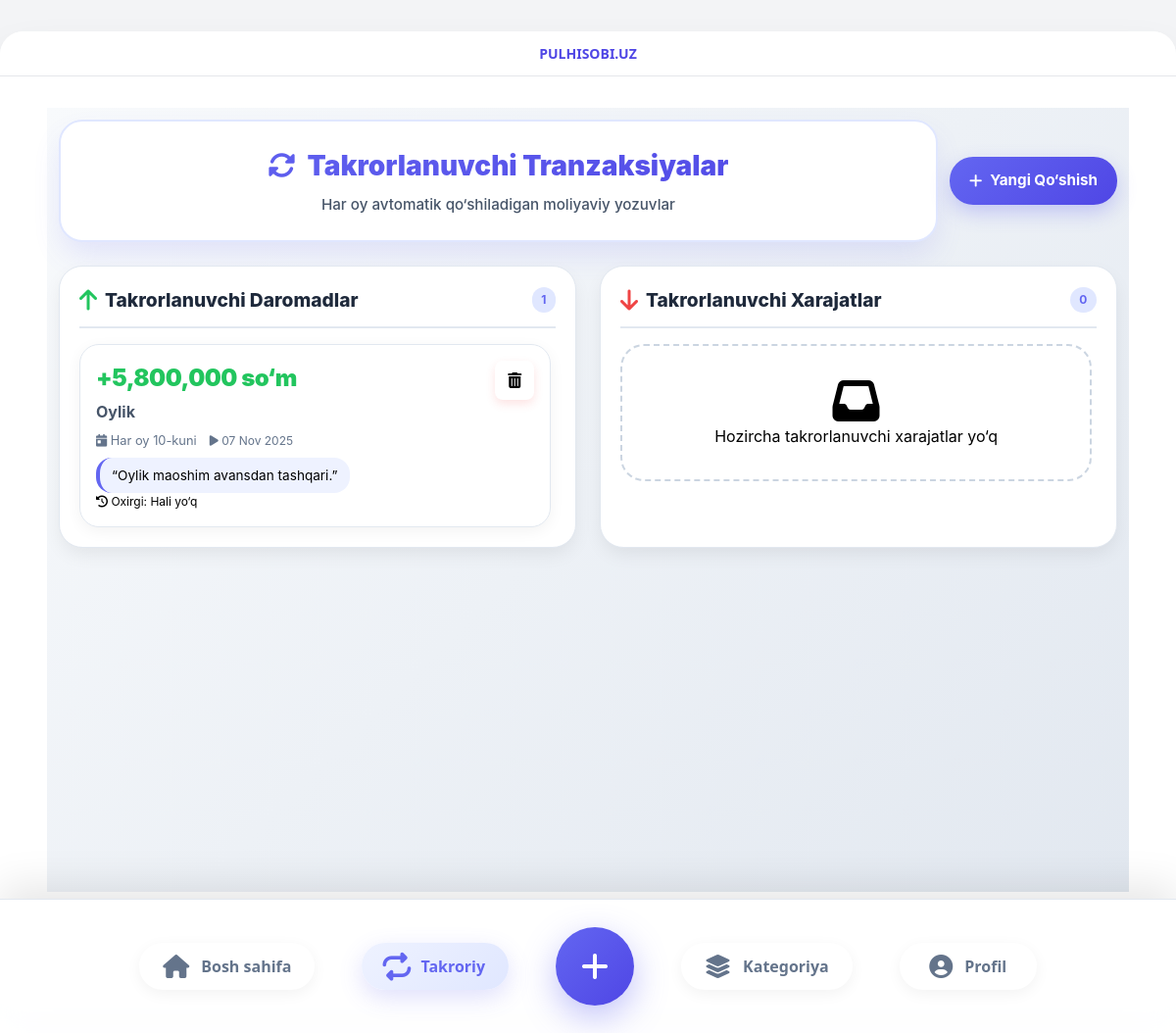
/recurring/ (signed in), run on an earlier commit of the app's database.
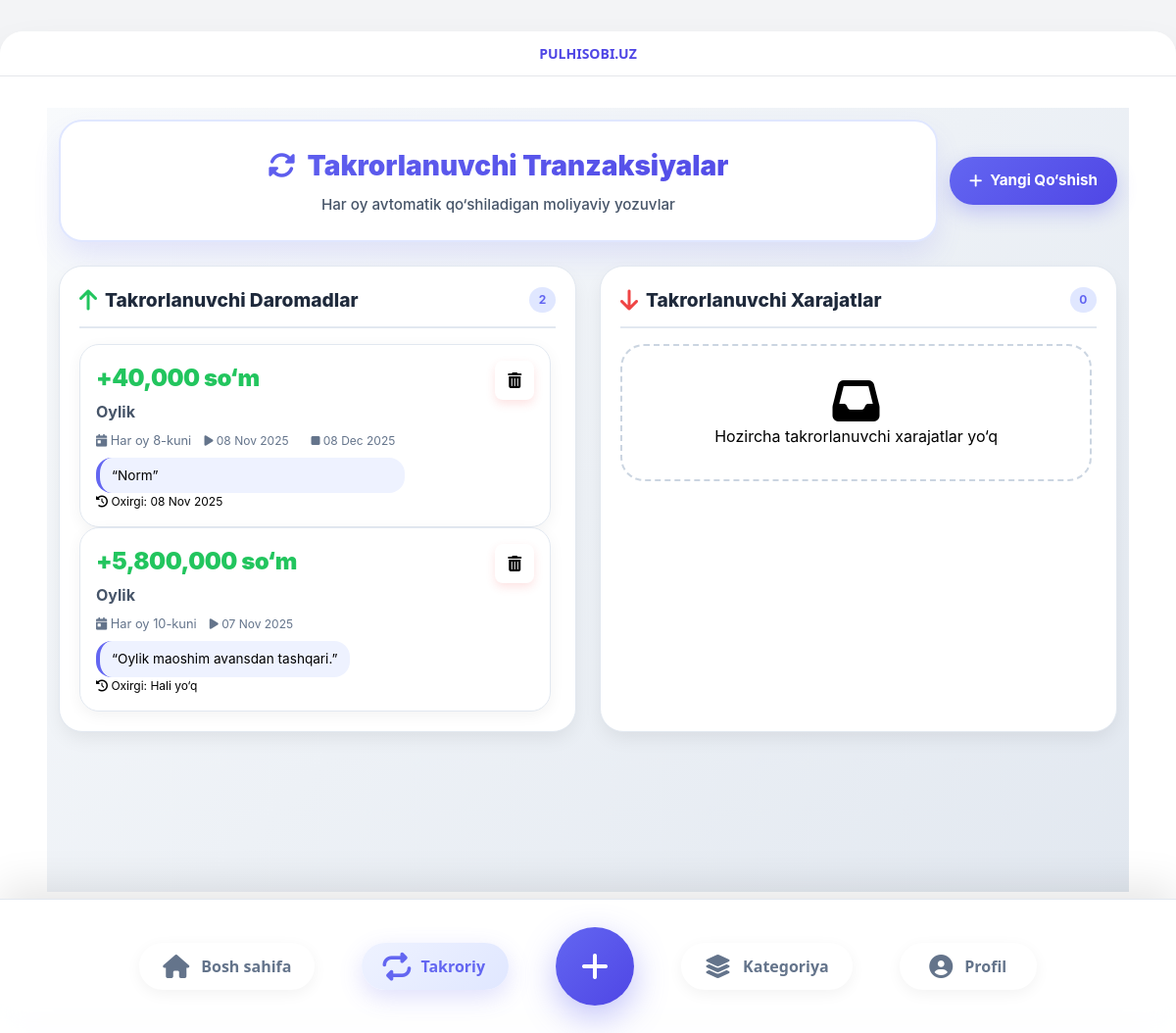
And on a later commit of the database.
### myapp/models.py (models this page shows, shortened)
class RecurringSchedule(models.Model):
    user = models.ForeignKey(User, on_delete=models.CASCADE, related_name='recurring_schedules')
    category = models.ForeignKey(Category, on_delete=models.CASCADE, related_name='recurring_schedules')
    amount = models.DecimalField(max_digits=17, decimal_places=2, verbose_name=_("Miqdor (UZS)"))
    day_of_month = models.PositiveSmallIntegerField(
        validators=[MinValueValidator(1), MaxValueValidator(30)],
        verbose_name=_("Har oyning kuni")
    )
    start_date = models.DateField(default=timezone.now, verbose_name=_("Boshlanish"))
    end_date = models.DateField(null=True, blank=True, verbose_name=_("Tugash"))
    last_executed = models.DateField(null=True, blank=True, verbose_name=_("Oxirgi bajarilgan"))
    is_active = models.BooleanField(default=True, verbose_name=_("Faol"))
    note = models.TextField(blank=True, verbose_name=_("Izoh"))
    class Meta:
        verbose_name = _("Takrorlanuvchi jadval")
        verbose_name_plural = _("Takrorlanuvchi jadvalar")
        ordering = ['day_of_month', '-is_active']

class Category(models.Model):
    user = models.ForeignKey(
        User,  # Bu yerda User emas, get_user_model()
        on_delete=models.CASCADE,
        related_name='categories',
        null=True,
        blank=True,
        verbose_name=_("Foydalanuvchi"),
        help_text=_("Bo'sh bo'lsa — global kategoriya.")
    )
    name = models.CharField(max_length=100, verbose_name=_("Nomi"))
    type = models.CharField(max_length=7, choices=TYPE_CHOICES, verbose_name=_("Turi"))
    parent = models.ForeignKey(
        'self',
        on_delete=models.CASCADE,
        related_name='subcategories',
        null=True,
        blank=True,
        verbose_name=_("Yuqori Kategoriya")
    )
    is_active = models.BooleanField(default=True, verbose_name=_("Faol"))
    created_at = models.DateTimeField(auto_now_add=True)
    updated_at = models.DateTimeField(auto_now=True)
    class Meta:
        verbose_name = _("Kategoriya")
        verbose_name_plural = _("Kategoriyalar")
        constraints = [
            models.UniqueConstraint(
                fields=['user', 'name', 'type', 'parent'],
                name='unique_category_user_name_type_parent'
            )
        ]
        ordering = ['type', 'name']

### myapp/views.py (the view)
# urls.py: path('recurring/', recurring_list_view, name='recurring_list'),
@login_required
def recurring_list_view(request):
    today = timezone.localdate()
    recurring_incomes = RecurringSchedule.objects.filter(
        Q(user=request.user),
        Q(category__type='INCOME'),
        Q(is_active=True),
        Q(start_date__lte=today),
        Q(end_date__gte=today) | Q(end_date__isnull=True)
    ).select_related('category').order_by('day_of_month')
    recurring_expenses = RecurringSchedule.objects.filter(
        Q(user=request.user),
        Q(category__type='EXPENSE'),
        Q(is_active=True),
        Q(start_date__lte=today),
        Q(end_date__gte=today) | Q(end_date__isnull=True)
    ).select_related('category').order_by('day_of_month')
    return render(request, 'recurring_list.html', {
        'recurring_incomes': recurring_incomes,
        'recurring_expenses': recurring_expenses,
    })

### myapp/templates/recurring_list.html (shortened to what this page needs)
{% extends "base.html" %}
{% load static %}
{% load humanize %}
{% block extra_css %}
<link rel="stylesheet" href="{% static 'css/recurring_list.css' %}">
{% endblock %}
{% block content %}
<div class="recurring-container">
    <div class="hero-section">
        <div class="hero-card">
            <h1>
                <i class="fas fa-sync-alt"></i>
                Takrorlanuvchi Tranzaksiyalar
            </h1>
            <p>Har oy avtomatik qo‘shiladigan moliyaviy yozuvlar</p>
        </div>
        <a href="{% url 'add_recurring' %}" class="add-recurring-btn">
            <i class="fas fa-plus"></i>
            <span>Yangi Qo‘shish</span>
        </a>
    </div>
    <div class="recurring-grid">
        <div class="recurring-column income-column">
            <div class="section-header">
                <i class="fas fa-arrow-up"></i>
                Takrorlanuvchi Daromadlar
                <span class="badge">{{ recurring_incomes|length }}</span>
            </div>
            <div class="recurring-list">
                {% for item in recurring_incomes %}
                <div class="recurring-item">
                    <div class="item-left">
                        <div class="amount income-amount">
                            +{{ item.amount|floatformat:0|intcomma }} so‘m
                        </div>
                        <div class="category-name">{{ item.category.name }}</div>
                        <div class="meta-info">
                            <i class="fas fa-calendar-day"></i> Har oy {{ item.day_of_month }}-kuni
                            {% if item.start_date %}
                                <span class="tag"><i class="fas fa-play"></i> {{ item.start_date|date:"d M Y" }}</span>
                            {% endif %}
                            {% if item.end_date %}
                                <span class="tag"><i class="fas fa-stop"></i> {{ item.end_date|date:"d M Y" }}</span>
                            {% endif %}
                        </div>
                        {% if item.note %}
                        <div class="note">“{{ item.note }}”</div>
                        {% endif %}
                        <div class="last-executed">
                            <i class="fas fa-history"></i> Oxirgi: {{ item.last_executed|date:"d M Y"|default:"Hali yo‘q" }}
                        </div>
                    </div>
                    <div class="item-right">
                        <form method="post" action="{% url 'delete_recurring' item.id %}" class="delete-form">
                            <button type="submit" class="delete-btn" title="O‘chirish">
                                <i class="fas fa-trash-alt"></i>
                            </button>
                        </form>
                    </div>
                </div>
                {% empty %}
                <div class="empty-state">
                    <i class="fas fa-inbox"></i>
                    <p>Hozircha takrorlanuvchi daromadlar yo‘q</p>
                </div>
                {% endfor %}
            </div>
        </div>
        <div class="recurring-column expense-column">
            <div class="section-header">
                <i class="fas fa-arrow-down"></i>
                Takrorlanuvchi Xarajatlar
                <span class="badge">{{ recurring_expenses|length }}</span>
            </div>
            <div class="recurring-list">
                {% for item in recurring_expenses %}
                <div class="recurring-item">
                    <div class="item-left">
                        <div class="amount expense-amount">
                            –{{ item.amount|floatformat:0|intcomma }} so‘m
                        </div>
                        <div class="category-name">{{ item.category.name }}</div>
                        <div class="meta-info">
                            <i class="fas fa-calendar-day"></i> Har oy {{ item.day_of_month }}-kuni
                            {% if item.start_date %}
                                <span class="tag"><i class="fas fa-play"></i> {{ item.start_date|date:"d M Y" }}</span>
                            {% endif %}
                            {% if item.end_date %}
                                <span class="tag"><i class="fas fa-stop"></i> {{ item.end_date|date:"d M Y" }}</span>
                            {% endif %}
                        </div>
                        {% if item.note %}
                        <div class="note">“{{ item.note }}”</div>
                        {% endif %}
                        <div class="last-executed">
                            <i class="fas fa-history"></i> Oxirgi: {{ item.last_executed|date:"d M Y"|default:"Hali yo‘q" }}
                        </div>
                    </div>
                    <div class="item-right">
                        <form method="post" action="{% url 'delete_recurring' item.id %}" class="delete-form">
                            {% csrf_token %}
                            <button type="submit" class="delete-btn" title="O‘chirish">
                                <i class="fas fa-trash-alt"></i>
                            </button>
                        </form>
                    </div>
                </div>
                {% empty %}
                <div class="empty-state">
                    <i class="fas fa-inbox"></i>
                    <p>Hozircha takrorlanuvchi xarajatlar yo‘q</p>
                </div>
                {% endfor %}
            </div>
        </div>
    </div>
</div>
{% endblock %}

### myapp/templates/base.html (shortened to what this page needs)
{% load static %}
<!DOCTYPE html>
<html lang="uz">
<head>
    <script src="https://cdn.tailwindcss.com"></script>
    <link rel="stylesheet" href="https://cdnjs.cloudflare.com/ajax/libs/font-awesome/6.6.0/css/all.min.css">
    <link rel="stylesheet" href="https://cdnjs.cloudflare.com/ajax/libs/flatpickr/4.6.13/flatpickr.min.css">
    <link rel="stylesheet" href="{% static 'css/base.css' %}">
    {% block extra_css %}{% endblock %}
</head>
<body class="bg-gray-100 antialiased font-sans">
<div class="app-container">
    <div class="status-bar">
        PULHISOBI.UZ
    </div>
    <main>
        <div class="content-wrapper">
            {% block content %}{% endblock %}
        </div>
    </main>
    <footer class="app-footer">
        <div class="footer-inner">
            <div class="footer-nav">
                <a href="{% url 'dashboard' %}" class="nav-link {% if request.resolver_match.url_name == 'dashboard' %}active{% endif %}">
                    <i class="fas fa-home"></i>
                    <span>Bosh sahifa</span>
                </a>
                <a href="{% url 'recurring_list' %}" class="nav-link {% if request.resolver_match.url_name == 'recurring_list' %}active{% endif %}">
                    <i class="fas fa-repeat"></i>
                    <span>Takroriy</span>
                </a>
                <div class="fab-container">
                    <a href="{% url 'add_transaction' %}" class="fab-button">
                        <i class="fas fa-plus"></i>
                    </a>
                </div>
                <a href="{% url 'add_category' %}" class="nav-link {% if request.resolver_match.url_name == 'add_category' %}active{% endif %}">
                    <i class="fas fa-layer-group"></i>
                    <span>Kategoriya</span>
                </a>
                <a href="{% url 'profile' %}" class="nav-link {% if request.resolver_match.url_name == 'profile' %}active{% endif %}">
                    <i class="fas fa-user-circle"></i>
                    <span>Profil</span>
                </a>
            </div>
        </div>
    </footer>
</div>
</body>
</html>

### static/css/base.css (style rules this page uses)
.app-container { min-height: 100vh; margin: 0 auto; position: relative; overflow-x: hidden; background-color: #f9fafb; transition: all 0.3s ease; }
@media (min-width: 768px) { .app-container { max-width: 1200px; margin: 2rem auto; border-radius: 1.5rem; overflow: hidden; box-shadow: 0 20px 40px rgba(0,0,0,0.08); background: white; } }
.status-bar { padding: 0.5rem 1rem; text-align: center; font-weight: 600; font-size: 0.75rem; background: white; border-bottom: 1px solid #e5e7eb; color: #4f46e5; }
@media (min-width: 768px) { .status-bar { padding: 0.75rem 1.5rem; font-size: 0.875rem; } }
main { padding-bottom: 6rem; }
.content-wrapper { padding: 1rem; }
@media (min-width: 768px) { main { padding-bottom: 5rem; } }
@media (min-width: 768px) { .content-wrapper { padding: 2rem 3rem; } }
.app-footer { position: fixed; bottom: 0; left: 50%; transform: translateX(-50%); z-index: 50; background: white; border-top: 1px solid #e2e8f0; box-shadow: 0 -8px 20px rgba(0, 0, 0, 0.06); transition: all 0.3s ease; }
@media (min-width: 768px) { .app-footer { position: fixed; bottom: 0; left: 0; right: 0; width: 100%; max-width: none; transform: none; border-radius: 0; background: rgba(255, 255, 255, 0.95); backdrop-filter: blur(12px); -webkit-backdrop-filter: blur(12px); box-shadow: 0 -12px 40px rgba(0, 0, 0, 0.1); padding: 1rem 2rem; z-index: 1000; } }
@media (min-width: 768px) { .footer-inner { max-width: 1200px; margin: 0 auto; display: flex; justify-content: center; align-items: center; height: auto; padding: 0.75rem 0; gap: 3rem; } }
@media (min-width: 768px) { .footer-nav { display: flex; gap: 3rem; align-items: center; } }
@media (min-width: 768px) { .nav-link { display: flex; align-items: center; gap: 0.75rem; padding: 0.75rem 1.5rem; border-radius: 1.5rem; min-width: 140px; justify-content: center; font-size: 1rem; font-weight: 600; color: #64748b; text-decoration: none; box-shadow: 0 4px 15px rgba(0,0,0,0.05); transition: all 0.3s ease; } }
@media (min-width: 768px) { .nav-link.active { background: linear-gradient(135deg, #eef2ff, #e0e7ff); color: #6366f1; font-weight: 600; box-shadow: 0 8px 25px rgba(99, 102, 241, 0.2); } }
@media (min-width: 768px) { .nav-link i { font-size: 1.5rem; transition: transform 0.3s ease; } }
@media (min-width: 768px) { .nav-link:hover i, .nav-link.active i { transform: scale(1.2); } }
@media (min-width: 768px) { .nav-link span { display: block; } }
@media (min-width: 768px) { .fab-container { position: static; transform: none; } }
@media (min-width: 768px) { .fab-button { width: 80px; height: 80px; background: linear-gradient(135deg, #6366f1, #4f46e5); color: white; border-radius: 50%; display: flex; align-items: center; justify-content: center; box-shadow: 0 12px 35px rgba(99, 102, 241, 0.4); transition: all 0.4s cubic-bezier(0.4, 0, 0.2, 1); } }
@media (min-width: 768px) { .fab-button::before { content: ''; position: absolute; top: 50%; left: 50%; width: 100px; height: 100px; background: radial-gradient(circle, rgba(99,102,241,0.2) 0%, transparent 70%); border-radius: 50%; transform: translate(-50%, -50%) scale(0); transition: transform 0.5s ease; z-index: -1; } }
@media (min-width: 768px) { .fab-button i { font-size: 2rem; } }

What changed in the data, as far as the page shows it:
added RecurringSchedule: amount "40,000", category.name "Oylik", day_of_month "8", start_date "08 Nov 2025", end_date "08 Dec 2025", note "Norm", last_executed "08 Nov 2025"
Also different on the page:
{{ recurring_incomes|length }}: "1" → "2"
